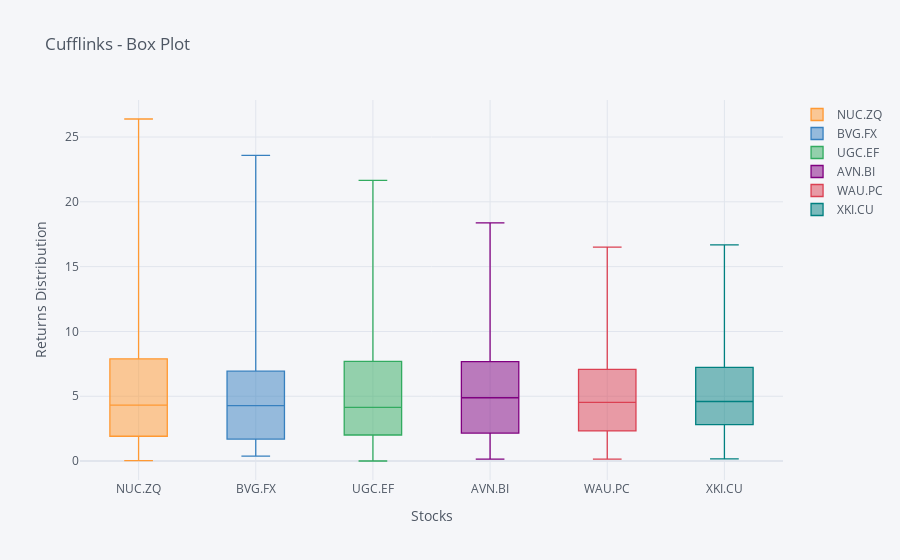

This figure's notebook cell:
### Markdown cell above
## Box Plot

### Code cell
cf.datagen.box(6).iplot(kind='box',xTitle='Stocks',yTitle='Returns Distribution',title='Cufflinks - Box Plot')
